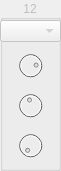
   <widget class="QGroupBox" name="step_12">
    <property name="enabled">
     <bool>false</bool>
    </property>
    <property name="geometry">
     <rect>
      <x>790</x>
      <y>70</y>
      <width>61</width>
      <height>171</height>
     </rect>
    </property>
    <property name="title">
     <string>12</string>
    </property>
    <property name="alignment">
     <set>Qt::AlignCenter</set>
    </property>
    <property name="flat">
     <bool>false</bool>
    </property>
    <property name="checkable">
     <bool>false</bool>
    </property>
    <property name="checked">
     <bool>false</bool>
    </property>
    <widget class="DialKnob" name="ctrl_12">
     <property name="geometry">
      <rect>
       <x>0</x>
       <y>130</y>
       <width>61</width>
       <height>31</height>
      </rect>
     </property>
     <property name="sizePolicy">
      <sizepolicy hsizetype="Fixed" vsizetype="Fixed">
       <horstretch>0</horstretch>
       <verstretch>0</verstretch>
      </sizepolicy>
     </property>
     <property name="minimumSize">
      <size>
       <width>0</width>
       <height>0</height>
      </size>
     </property>
     <property name="maximumSize">
      <size>
       <width>16777215</width>
       <height>16777215</height>
      </size>
     </property>
     <property name="minimum">
      <number>0</number>
     </property>
     <property name="maximum">
      <number>127</number>
     </property>
     <property name="value">
      <number>0</number>
     </property>
     <property name="wrapping">
      <bool>false</bool>
     </property>
     <property name="notchTarget">
      <double>8.000000000000000</double>
     </property>
     <property name="notchesVisible">
      <bool>false</bool>
     </property>
    </widget>
    <widget class="DialKnob" name="velocity_12">
     <property name="geometry">
      <rect>
       <x>0</x>
       <y>50</y>
       <width>61</width>
       <height>31</height>
      </rect>
     </property>
     <property name="sizePolicy">
      <sizepolicy hsizetype="Fixed" vsizetype="Fixed">
       <horstretch>0</horstretch>
       <verstretch>0</verstretch>
      </sizepolicy>
     </property>
     <property name="minimumSize">
      <size>
       <width>0</width>
       <height>0</height>
      </size>
     </property>
     <property name="maximumSize">
      <size>
       <width>16777215</width>
       <height>16777215</height>
      </size>
     </property>
     <property name="minimum">
      <number>0</number>
     </property>
     <property name="maximum">
      <number>127</number>
     </property>
     <property name="value">
      <number>100</number>
     </property>
     <property name="wrapping">
      <bool>false</bool>
     </property>
     <property name="notchTarget">
      <double>8.000000000000000</double>
     </property>
     <property name="notchesVisible">
      <bool>false</bool>
     </property>
    </widget>
    <widget class="DialKnob" name="gate_12">
     <property name="geometry">
      <rect>
       <x>0</x>
       <y>90</y>
       <width>61</width>
       <height>31</height>
      </rect>
     </property>
     <property name="sizePolicy">
      <sizepolicy hsizetype="Fixed" vsizetype="Fixed">
       <horstretch>0</horstretch>
       <verstretch>0</verstretch>
      </sizepolicy>
     </property>
     <property name="minimumSize">
      <size>
       <width>0</width>
       <height>0</height>
      </size>
     </property>
     <property name="maximumSize">
      <size>
       <width>16777215</width>
       <height>16777215</height>
      </size>
     </property>
     <property name="minimum">
      <number>1</number>
     </property>
     <property name="maximum">
      <number>200</number>
     </property>
     <property name="value">
      <number>94</number>
     </property>
     <property name="wrapping">
      <bool>false</bool>
     </property>
     <property name="notchTarget">
      <double>8.000000000000000</double>
     </property>
     <property name="notchesVisible">
      <bool>false</bool>
     </property>
    </widget>
    <widget class="ComboPicker" name="note_12">
     <property name="geometry">
      <rect>
       <x>0</x>
       <y>20</y>
       <width>61</width>
       <height>22</height>
      </rect>
     </property>
    </widget>
   </widget>
